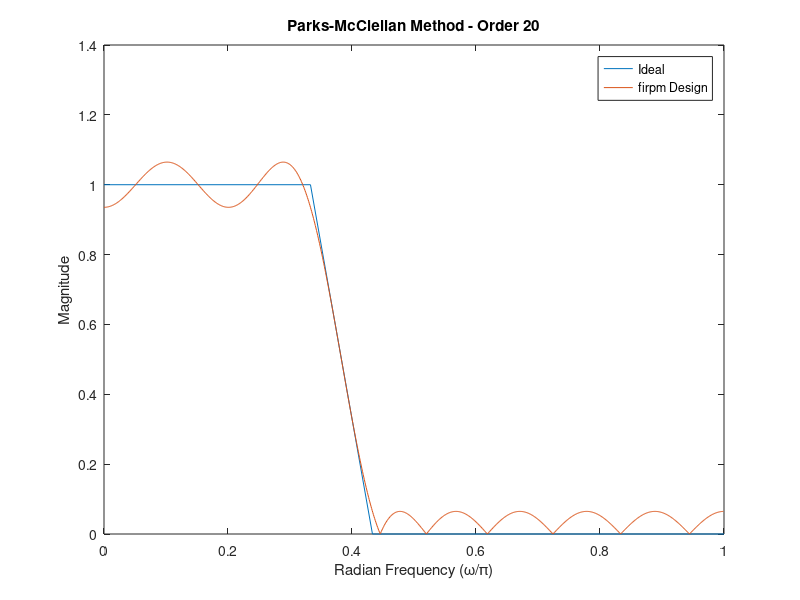
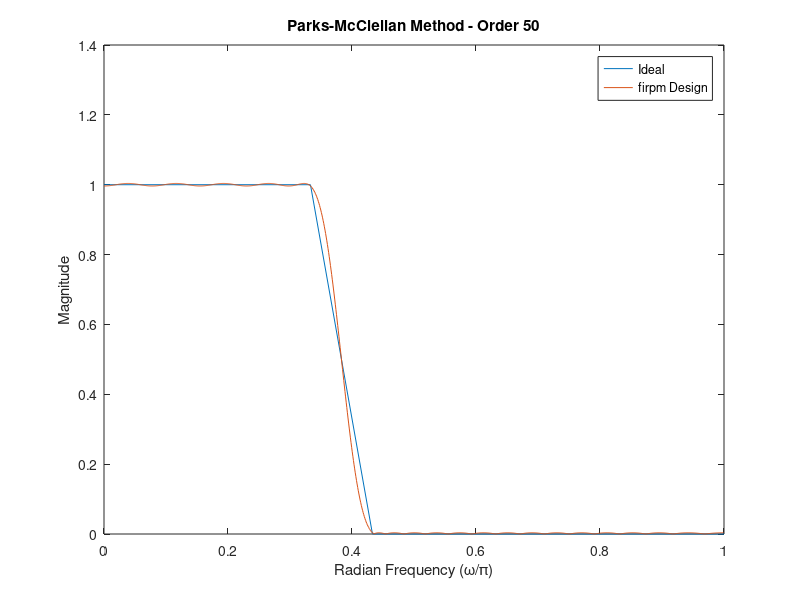
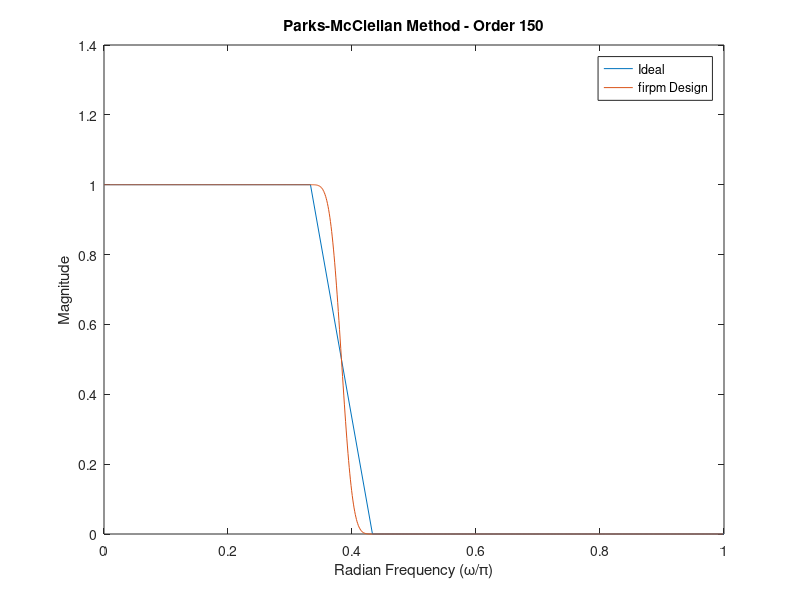

Recreate these plots in MATLAB, in order.
% (a) Design linear-phase lowpass filters with the cutoff frequency fc = 0.3 using the Parks-McClellan method for filter orders M = 20, 50, and 150.

% Cutoff frequency
fc = 0.333;  %pi/3 equals to 0.333pi 

% Filter orders
M_values = [20, 50, 150];

% (a) Design filters using firpm()
for i = 1:length(M_values)
    M = M_values(i);
    
    % Design filter
    f = [0, fc, fc+0.1, 1]; % the passband is 0 to 0.333pi(pi/3), stopband is 0.433pi to pi 
    a = [1 1 0 0];
    b = firpm(M, f, a);  % Adjust the passband and stopband frequencies
    
    % Plot frequency response

    [h,w] = freqz(b,1,1024);
    figure
    plot(f,a,w/pi,abs(h))
    title(['Parks-McClellan Method - Order ', num2str(M)]);
    legend('Ideal','firpm Design')
    xlabel 'Radian Frequency (\omega/\pi)', ylabel 'Magnitude'
end

